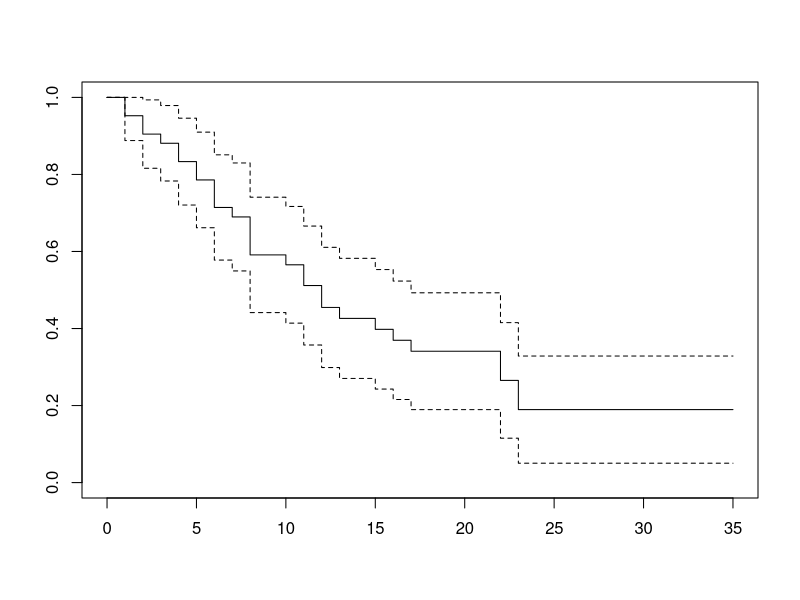
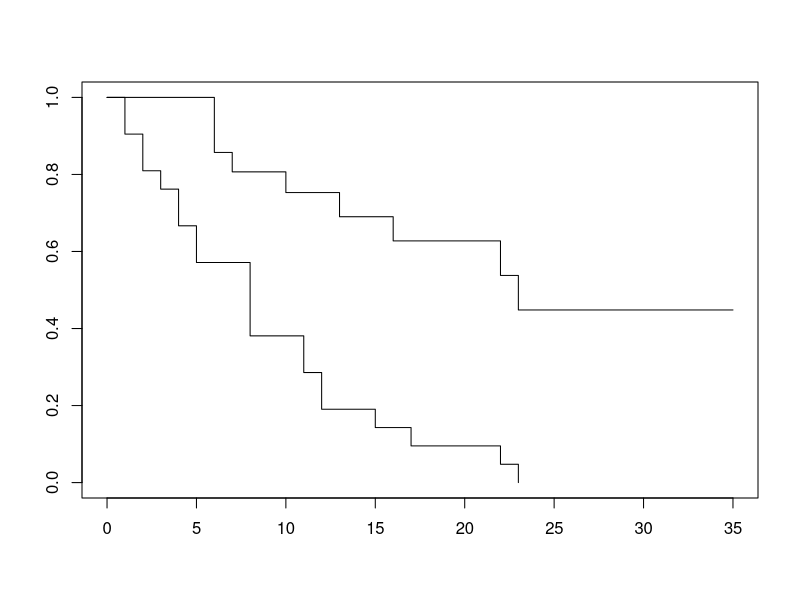

Write the R code that produced these figures, in order. (Note: this script raises an error after producing the figures.)
# Kaplan-Meier
library("survival")

##########
#PARTIE 1#
##########

#1 Entrez les donnees de Freireich
time<- c(6,6,6,6,7,9,10,10,11,13,16,17,19,20,22,23,25,32,32,34,35)
status<-c(1,1,1,0,1,0,1,0,0,1,1,0,0,0,1,1,0,0,0,0,0)
time0<-c(1, 1, 2, 2, 3, 4, 4, 5, 5, 8, 8, 8, 8, 11, 11, 12, 12, 15, 17, 22, 23)
status0<-rep(1,21)
duree<-c(time, time0)
censure<-c(status,status0)
groupe<-c(rep(1,length(time)),rep(0,length(time0)))

#2 Tracez l’estimateur de Kaplan-Meier
fit <- survfit(Surv(duree,censure) ~ 1,conf.type="plain")
plot(fit)

#3 Tracez l’estimateur de Kaplan-Meier
summary(fit)

#4 Refaites les mˆemes ´etapes par traitement
fit.groupe <- survfit(Surv(duree,censure) ~ groupe,conf.type="plain")
plot(fit.groupe)
summary(fit.groupe)

##########
#PARTIE 2#
##########

#1 etude descriptive
summary(dataset$treat)
summary(dataset$renal)

#2 etude de survie
fit.treat<-survfit(Surv(dataset$dur) ~ dataset$treat)
summary(fit.treat)
plot(fit.treat)

fit.renal<-survfit(Surv(dataset$dur) ~ dataset$renal)
summary(fit.renal)
plot(fit.renal)

fit.status<-survfit(Surv(dataset$dur) ~ dataset$status)
summary(fit.status)
plot(fit.status)
